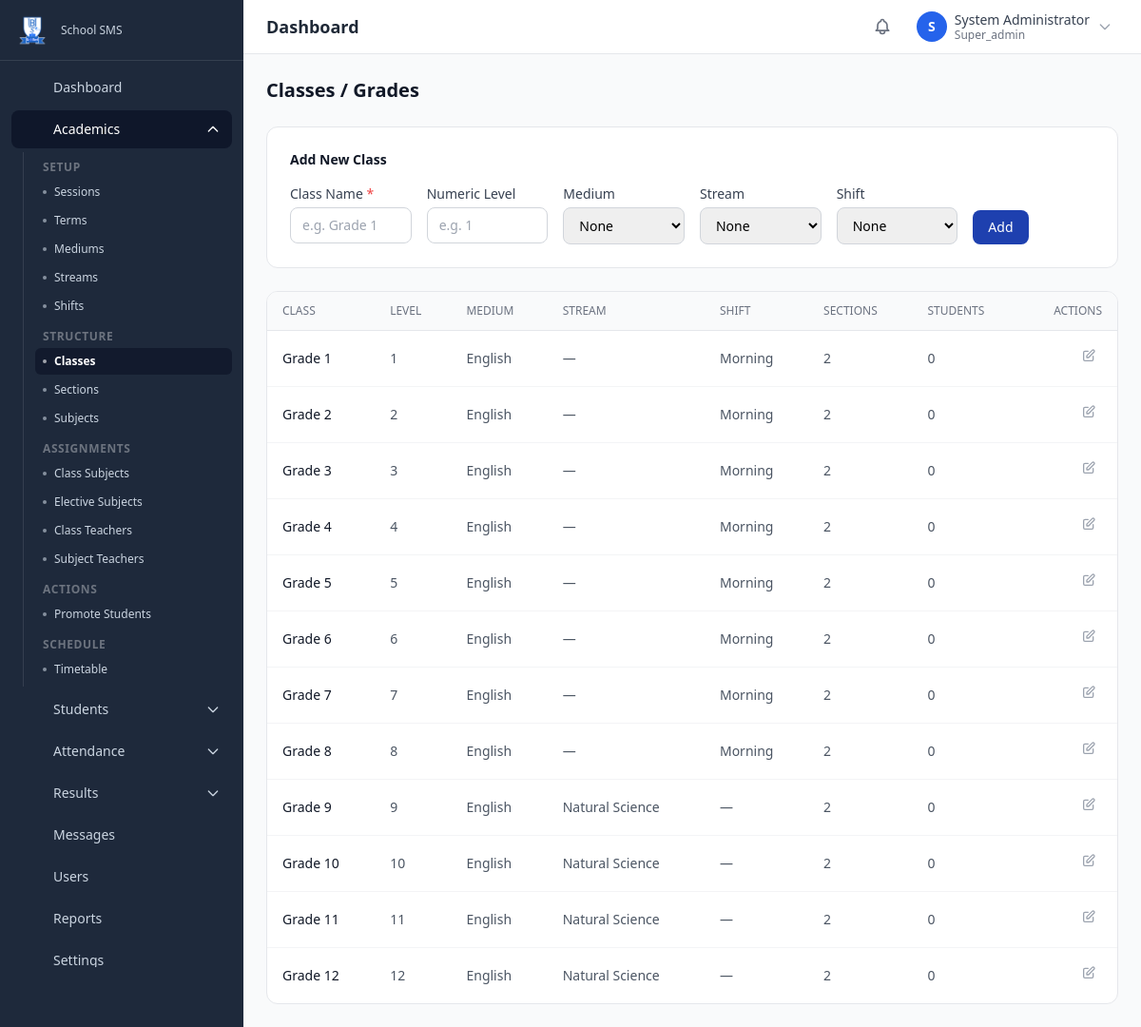
Screenshot of /academics/classes (signed in) with the database file from the repository.
### tables this page shows
CREATE TABLE IF NOT EXISTS `classes` (
    `id` BIGINT UNSIGNED NOT NULL AUTO_INCREMENT,
    `name` VARCHAR(100) NOT NULL,
    `slug` VARCHAR(100) NOT NULL,
    `numeric_name` INT UNSIGNED DEFAULT NULL,
    `description` VARCHAR(255) DEFAULT NULL,
    `sort_order` INT UNSIGNED NOT NULL DEFAULT 0,
    `is_active` TINYINT(1) NOT NULL DEFAULT 1,
    `status` ENUM('active','inactive') NOT NULL DEFAULT 'active',
    `created_at` DATETIME NOT NULL DEFAULT CURRENT_TIMESTAMP,
    `updated_at` DATETIME NOT NULL DEFAULT CURRENT_TIMESTAMP ON UPDATE CURRENT_TIMESTAMP,
    PRIMARY KEY (`id`),
    UNIQUE KEY `uk_classes_slug` (`slug`)
);

CREATE TABLE IF NOT EXISTS `mediums` (
    `id` BIGINT UNSIGNED NOT NULL AUTO_INCREMENT,
    `name` VARCHAR(100) NOT NULL,
    `is_active` TINYINT(1) NOT NULL DEFAULT 1,
    `sort_order` INT UNSIGNED NOT NULL DEFAULT 0,
    `created_at` DATETIME NOT NULL DEFAULT CURRENT_TIMESTAMP,
    `updated_at` DATETIME NOT NULL DEFAULT CURRENT_TIMESTAMP ON UPDATE CURRENT_TIMESTAMP,
    PRIMARY KEY (`id`)
);

CREATE TABLE IF NOT EXISTS `shifts` (
    `id` BIGINT UNSIGNED NOT NULL AUTO_INCREMENT,
    `name` VARCHAR(100) NOT NULL,
    `start_time` TIME DEFAULT NULL,
    `end_time` TIME DEFAULT NULL,
    `is_active` TINYINT(1) NOT NULL DEFAULT 1,
    `sort_order` INT UNSIGNED NOT NULL DEFAULT 0,
    `created_at` DATETIME NOT NULL DEFAULT CURRENT_TIMESTAMP,
    `updated_at` DATETIME NOT NULL DEFAULT CURRENT_TIMESTAMP ON UPDATE CURRENT_TIMESTAMP,
    PRIMARY KEY (`id`)
);

CREATE TABLE IF NOT EXISTS `streams` (
    `id` BIGINT UNSIGNED NOT NULL AUTO_INCREMENT,
    `name` VARCHAR(100) NOT NULL,
    `description` VARCHAR(255) DEFAULT NULL,
    `is_active` TINYINT(1) NOT NULL DEFAULT 1,
    `sort_order` INT UNSIGNED NOT NULL DEFAULT 0,
    `created_at` DATETIME NOT NULL DEFAULT CURRENT_TIMESTAMP,
    `updated_at` DATETIME NOT NULL DEFAULT CURRENT_TIMESTAMP ON UPDATE CURRENT_TIMESTAMP,
    PRIMARY KEY (`id`)
);

### public/index.php (called while the page is built, shortened)
<?php
require APP_ROOT . '/core/env.php';
require APP_ROOT . '/core/db.php';
require APP_ROOT . '/core/security.php';
require APP_ROOT . '/core/validation.php';
require APP_ROOT . '/core/router.php';
router_dispatch();

### core/validation.php (called while the page is built, shortened)
<?php
function input(string $key, $default = '') {
    $value = $_POST[$key] ?? $_GET[$key] ?? $default;
    return $value;
}
function input_int(string $key, int $default = 0): int {
    return (int) input($key, $default);
}

### core/security.php (called while the page is built, shortened)
<?php
function e(?string $value): string {
    return htmlspecialchars($value ?? '', ENT_QUOTES | ENT_SUBSTITUTE, 'UTF-8');
}

### core/db.php (called while the page is built, shortened)
<?php
function db_connect(): PDO {
    static $pdo = null;
    if ($pdo === null) {
        $dsn = sprintf(
            'mysql:host=%s;port=%s;dbname=%s;charset=%s',
            DB_HOST,
            DB_PORT,
            DB_NAME,
            DB_CHARSET
        );
        try {
            $pdo = new PDO($dsn, DB_USER, DB_PASS, DB_OPTIONS);
        } catch (PDOException $e) {
            error_log('Database connection failed: ' . $e->getMessage());
            if (APP_DEBUG) {
                die('Database connection failed: ' . htmlspecialchars($e->getMessage()));
            }
            die('A database error occurred. Please try again later.');
        }
    }
    return $pdo;
}
function db_query(string $sql, array $params = []): PDOStatement {
    $pdo = db_connect();
    $stmt = $pdo->prepare($sql);
    $stmt->execute($params);
    return $stmt;
}
function db_fetch_all(string $sql, array $params = []): array {
    return db_query($sql, $params)->fetchAll();
}

### modules/academics/views/classes.php (the view, shortened to what this page needs)
<?php
$classes = db_fetch_all("
    SELECT c.*,
           m.name AS medium_name,
           str.name AS stream_name,
           sh.name AS shift_name,
           (SELECT COUNT(*) FROM sections WHERE class_id = c.id) AS section_count,
           (SELECT COUNT(*) FROM enrollments e WHERE e.class_id = c.id AND e.status = 'active') AS student_count
    FROM classes c
    LEFT JOIN mediums m ON m.id = c.medium_id
    LEFT JOIN streams str ON str.id = c.stream_id
    LEFT JOIN shifts sh ON sh.id = c.shift_id
    ORDER BY c.sort_order ASC, c.name ASC
");
$editId  = input_int('edit');
$editing = $editId ? db_fetch_one("SELECT * FROM classes WHERE id = ?", [$editId]) : null;
?>
<div class="max-w-6xl mx-auto">
    <h1 class="text-xl font-bold text-gray-900 mb-6">Classes / Grades</h1>
    <div class="bg-white rounded-xl border border-gray-200 p-6 mb-6">
        <h2 class="text-sm font-semibold text-gray-900 mb-4"><?= $editing ? 'Edit Class' : 'Add New Class' ?></h2>
        <form method="POST" action="<?= url('academics', 'class-save') ?>" class="space-y-4">
            <div class="grid grid-cols-1 sm:grid-cols-3 lg:grid-cols-6 gap-4">
                <div>
                    <label class="block text-sm font-medium text-gray-700 mb-1">Class Name <span class="text-red-500">*</span></label>
                    <input type="text" name="name" value="<?= e($editing['name'] ?? '') ?>" required placeholder="e.g. Grade 1"
                           class="w-full px-3 py-2 border border-gray-300 rounded-lg text-sm focus:ring-2 focus:ring-primary-500">
                </div>
                <div>
                    <label class="block text-sm font-medium text-gray-700 mb-1">Numeric Level</label>
                    <input type="number" name="numeric_name" value="<?= e($editing['numeric_name'] ?? '') ?>" min="0" max="20" placeholder="e.g. 1"
                           class="w-full px-3 py-2 border border-gray-300 rounded-lg text-sm focus:ring-2 focus:ring-primary-500">
                </div>
                <div>
                    <label class="block text-sm font-medium text-gray-700 mb-1">Medium</label>
                    <select name="medium_id" class="w-full px-3 py-2 border border-gray-300 rounded-lg text-sm focus:ring-2 focus:ring-primary-500">
                        <option value="">None</option>
                    </select>
                </div>
                <div>
                    <label class="block text-sm font-medium text-gray-700 mb-1">Stream</label>
                    <select name="stream_id" class="w-full px-3 py-2 border border-gray-300 rounded-lg text-sm focus:ring-2 focus:ring-primary-500">
                        <option value="">None</option>
                    </select>
                </div>
                <div>
                    <label class="block text-sm font-medium text-gray-700 mb-1">Shift</label>
                    <select name="shift_id" class="w-full px-3 py-2 border border-gray-300 rounded-lg text-sm focus:ring-2 focus:ring-primary-500">
                        <option value="">None</option>
                    </select>
                </div>
                <div class="flex items-end gap-2">
                    <button type="submit" class="px-4 py-2 bg-primary-800 hover:bg-primary-900 text-white font-medium rounded-lg text-sm transition">
                        <?= $editing ? 'Update' : 'Add' ?>
                    </button>
                </div>
            </div>
        </form>
    </div>
    <div class="bg-white rounded-xl border border-gray-200 overflow-hidden">
        <table class="w-full">
            <thead class="bg-gray-50 border-b">
                <tr>
                    <th class="px-4 py-3 text-left text-xs font-medium text-gray-500 uppercase">Class</th>
                    <th class="px-4 py-3 text-left text-xs font-medium text-gray-500 uppercase">Level</th>
                    <th class="px-4 py-3 text-left text-xs font-medium text-gray-500 uppercase">Medium</th>
                    <th class="px-4 py-3 text-left text-xs font-medium text-gray-500 uppercase">Stream</th>
                    <th class="px-4 py-3 text-left text-xs font-medium text-gray-500 uppercase">Shift</th>
                    <th class="px-4 py-3 text-left text-xs font-medium text-gray-500 uppercase">Sections</th>
                    <th class="px-4 py-3 text-left text-xs font-medium text-gray-500 uppercase">Students</th>
                    <th class="px-4 py-3 text-right text-xs font-medium text-gray-500 uppercase">Actions</th>
                </tr>
            </thead>
            <tbody class="divide-y divide-gray-100">
                <?php foreach ($classes as $c): ?>
                    <tr class="hover:bg-gray-50">
                        <td class="px-4 py-3 text-sm font-medium text-gray-900"><?= e($c['name']) ?></td>
                        <td class="px-4 py-3 text-sm text-gray-600"><?= $c['numeric_name'] ?? '—' ?></td>
                        <td class="px-4 py-3 text-sm text-gray-600"><?= e($c['medium_name'] ?? '—') ?></td>
                        <td class="px-4 py-3 text-sm text-gray-600"><?= e($c['stream_name'] ?? '—') ?></td>
                        <td class="px-4 py-3 text-sm text-gray-600"><?= e($c['shift_name'] ?? '—') ?></td>
                        <td class="px-4 py-3 text-sm text-gray-600"><?= $c['section_count'] ?></td>
                        <td class="px-4 py-3 text-sm text-gray-600"><?= $c['student_count'] ?></td>
                        <td class="px-4 py-3 text-right">
                            <a href="<?= url('academics', 'classes') ?>&edit=<?= $c['id'] ?>" class="p-1.5 text-gray-400 hover:text-yellow-600 rounded inline-block" title="Edit">
                                <svg class="w-4 h-4" fill="none" stroke="currentColor" viewBox="0 0 24 24"><path stroke-linecap="round" stroke-linejoin="round" stroke-width="2" d="M11 5H6a2 2 0 00-2 2v11a2 2 0 002 2h11a2 2 0 002-2v-5m-1.414-9.414a2 2 0 112.828 2.828L11.828 15H9v-2.828l8.586-8.586z"/></svg>
                            </a>
                        </td>
                    </tr>
                <?php endforeach; ?>
            </tbody>
        </table>
    </div>
</div>
<?php
require APP_ROOT . '/templates/layout.php';

### rows the page displays
classes: name "Grade 1", numeric_name "1", medium.name "English", stream_name "—", shift.name "Morning", section_count "2", student_count "0"
classes: name "Grade 2", numeric_name "2", medium.name "English", stream_name "—", shift.name "Morning", section_count "2", student_count "0"
classes: name "Grade 3", numeric_name "3", medium.name "English", stream_name "—", shift.name "Morning", section_count "2", student_count "0"
classes: name "Grade 4", numeric_name "4", medium.name "English", stream_name "—", shift.name "Morning", section_count "2", student_count "0"
classes: name "Grade 5", numeric_name "5", medium.name "English", stream_name "—", shift.name "Morning", section_count "2", student_count "0"
classes: name "Grade 6", numeric_name "6", medium.name "English", stream_name "—", shift.name "Morning", section_count "2", student_count "0"
classes: name "Grade 7", numeric_name "7", medium.name "English", stream_name "—", shift.name "Morning", section_count "2", student_count "0"
classes: name "Grade 8", numeric_name "8", medium.name "English", stream_name "—", shift.name "Morning", section_count "2", student_count "0"
classes: name "Grade 9", numeric_name "9", medium.name "English", stream.name "Natural Science", shift_name "—", section_count "2", student_count "0"
classes: name "Grade 10", numeric_name "10", medium.name "English", stream.name "Natural Science", shift_name "—", section_count "2", student_count "0"
classes: name "Grade 11", numeric_name "11", medium.name "English", stream.name "Natural Science", shift_name "—", section_count "2", student_count "0"
classes: name "Grade 12", numeric_name "12", medium.name "English", stream.name "Natural Science", shift_name "—", section_count "2", student_count "0"

### other values shown
$item['label'] "Dashboard"
$item['label'] "Academics"
$groupLabel "SETUP"
$child['label'] "Sessions"
$child['label'] "Terms"
$child['label'] "Mediums"
$child['label'] "Streams"
$child['label'] "Shifts"
$groupLabel "STRUCTURE"
$child['label'] "Classes"
$child['label'] "Sections"
$child['label'] "Subjects"
$groupLabel "ASSIGNMENTS"
$child['label'] "Class Subjects"
$child['label'] "Elective Subjects"
